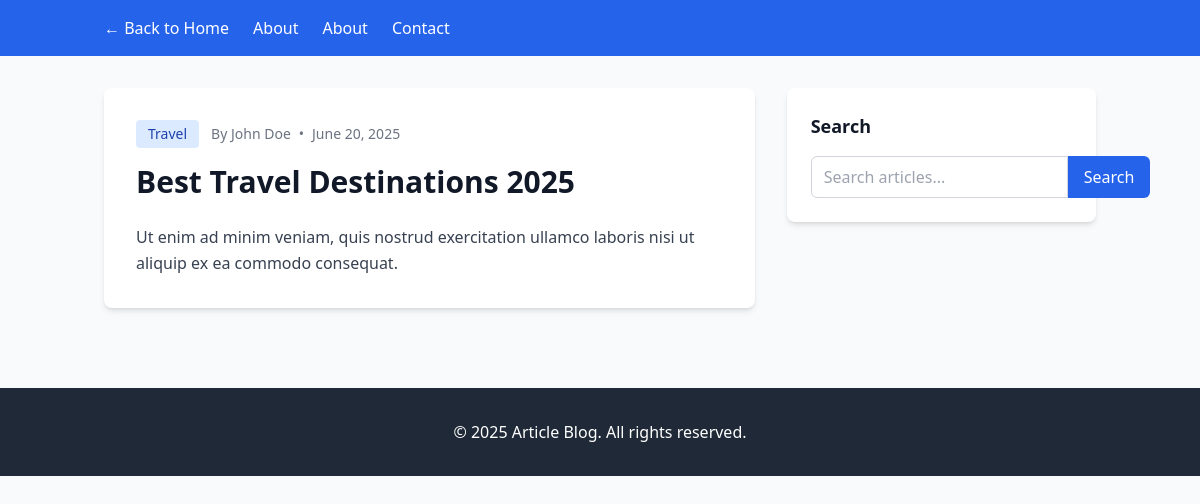
Screenshot of /article.php?slug=best-travel-destinations-2025 with the database file from the repository.
### tables this page shows
CREATE TABLE `articles` (
  `id` INTEGER PRIMARY KEY AUTO_INCREMENT,
  `title` VARCHAR(200) NOT NULL,
  `slug` VARCHAR(200) UNIQUE NOT NULL,
  `content` TEXT NOT NULL,
  `image_url` VARCHAR(255),
  `created_at` TIMESTAMP DEFAULT CURRENT_TIMESTAMP,
  `updated_at` TIMESTAMP NULL ON UPDATE CURRENT_TIMESTAMP,
  `category_id` INTEGER NOT NULL,
  `author_id` INTEGER NOT NULL,
  `published` BOOLEAN DEFAULT FALSE,
  FOREIGN KEY (`category_id`) REFERENCES `categories` (`id`),
  FOREIGN KEY (`author_id`) REFERENCES `users` (`id`)
);

CREATE TABLE `categories` (
  `id` INTEGER PRIMARY KEY AUTO_INCREMENT,
  `name` VARCHAR(100) UNIQUE NOT NULL,
  `description` TEXT,
  `created_at` TIMESTAMP DEFAULT CURRENT_TIMESTAMP
);

CREATE TABLE `users` (
  `id` INTEGER PRIMARY KEY AUTO_INCREMENT,
  `username` VARCHAR(50) UNIQUE NOT NULL,
  `password` VARCHAR(255) NOT NULL,
  `name` VARCHAR(100),
  `role` ENUM('admin', 'author') DEFAULT 'author',
  `created_at` TIMESTAMP DEFAULT CURRENT_TIMESTAMP
);

### config.php (called while the page is built, shortened)
<?php
function formatDate($date)
{
    return date('F j, Y', strtotime($date));
}

### article.php (the view, shortened to what this page needs)
<?php
require_once 'config.php';
$slug = $_GET['slug'] ?? '';
$db = new Database();
$pdo = $db->getConnection();
$stmt = $pdo->prepare("
    SELECT a.*, c.name as category_name, u.name as author_name
    FROM articles a
    LEFT JOIN categories c ON a.category_id = c.id
    LEFT JOIN users u ON a.author_id = u.id
    WHERE a.slug = ? AND a.published = 1
");
$stmt->execute([$slug]);
$article = $stmt->fetch(PDO::FETCH_ASSOC);
?>
<!DOCTYPE html>
<html lang="en">
<head>
    <script src="https://cdn.tailwindcss.com"></script>
</head>
<body class="bg-gray-50">
    <nav class="bg-blue-600 text-white">
        <div class="container mx-auto px-4">
            <ul class="flex space-x-6 py-4">
                <li><a href="index.php" class="hover:text-blue-200 font-medium">← Back to Home</a></li>
                <li><a href="#" class="hover:text-blue-200">About</a></li>
                <li><a href="#" class="hover:text-blue-200">About</a></li>
                <li><a href="#" class="hover:text-blue-200">Contact</a></li>
            </ul>
        </div>
    </nav>
    <div class="container mx-auto px-4 py-8">
        <div class="grid grid-cols-1 lg:grid-cols-3 gap-8">
            <div class="lg:col-span-2">
                <article class="bg-white rounded-lg shadow-md overflow-hidden">
                    <div class="p-8">
                        <div class="flex items-center text-sm text-gray-500 mb-4">
                            <span class="bg-blue-100 text-blue-800 px-3 py-1 rounded text-sm mr-3">
                                <?php echo htmlspecialchars($article['category_name']); ?>
                            </span>
                            <span>By <?php echo htmlspecialchars($article['author_name']); ?></span>
                            <span class="mx-2">•</span>
                            <span><?php echo formatDate($article['created_at']); ?></span>
                        </div>
                        <h1 class="text-3xl font-bold text-gray-900 mb-6">
                            <?php echo htmlspecialchars($article['title']); ?>
                        </h1>
                        <div class="prose prose-lg max-w-none text-gray-700 leading-relaxed">
                            <?php echo nl2br(htmlspecialchars($article['content'])); ?>
                        </div>
                    </div>
                </article>
            </div>
            <div class="space-y-6">
                <div class="bg-white rounded-lg shadow-md p-6">
                    <h3 class="text-lg font-semibold text-gray-900 mb-4">Search</h3>
                    <form method="GET" action="index.php">
                        <div class="flex">
                            <input type="text" name="search" placeholder="Search articles..."
                                class="flex-1 px-3 py-2 border border-gray-300 rounded-l-md focus:outline-none focus:ring-blue-500 focus:border-blue-500">
                            <button type="submit"
                                class="bg-blue-600 text-white px-4 py-2 rounded-r-md hover:bg-blue-700">
                                Search
                            </button>
                        </div>
                    </form>
                </div>
            </div>
        </div>
    </div>
    <footer class="bg-gray-800 text-white py-8 mt-12">
        <div class="container mx-auto px-4 text-center">
            <p>&copy; 2025 Article Blog. All rights reserved.</p>
        </div>
    </footer>
</body>
</html>

### rows the page displays
articles: category.name "Travel", author.name "John Doe", created_at "June 20, 2025", title "Best Travel Destinations 2025", content "Ut enim ad minim veniam, quis nostrud exercitation ullamco laboris nisi ut aliquip ex ea commodo consequat."
